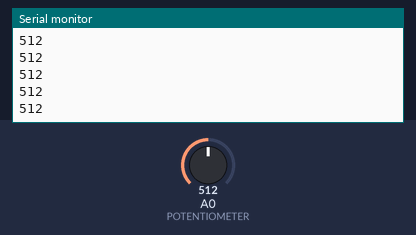
Bench run of a sketch on a simulated Arduino Uno, built with avr-gcc and run on an emulated ATmega328P. On the bench: the last lines printed to the serial monitor. Inputs (shaded band) come from the test bench; at power-on: A0 (POTENTIOMETER) = 512.

Above: at 1.2 s.
1.3 s: A0 (POTENTIOMETER) set to 716
At 2.0 s:
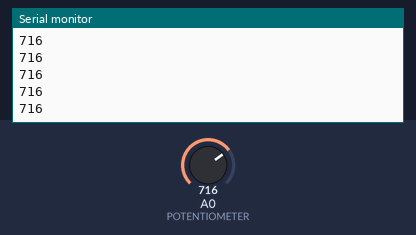
2.8 s: A0 (POTENTIOMETER) set to 900
At 3.6 s:
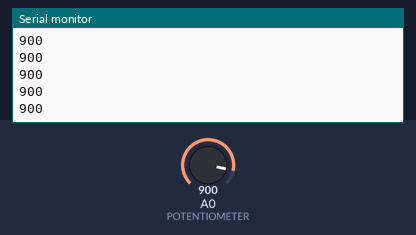
Timing chart, 0 to 5.8 s (numbered marks = the images above; inputs shaded):
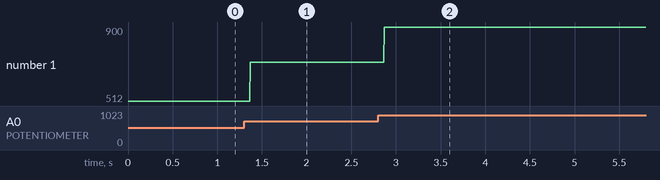

The sketch:

ex4.ino
```cpp
#define POTENTIOMETER A0

void initSerial() {
    Serial.begin(9600);
    while (!Serial) {}
}

void setup() {
    initSerial();
}

void loop()
{
    int value = analogRead(POTENTIOMETER);
    String str = String(value);
    Serial.println(str);
}
```

Measured:
- after the input at 1.3 s, the serial monitor: prints a new line after 0.07 s (image 1)
- after the input at 2.8 s, the serial monitor: prints a new line after 0.07 s (image 2)
- plotted number 1: 512 → 716 after the input at 1.3 s, 716 → 900 after the input at 2.8 s
